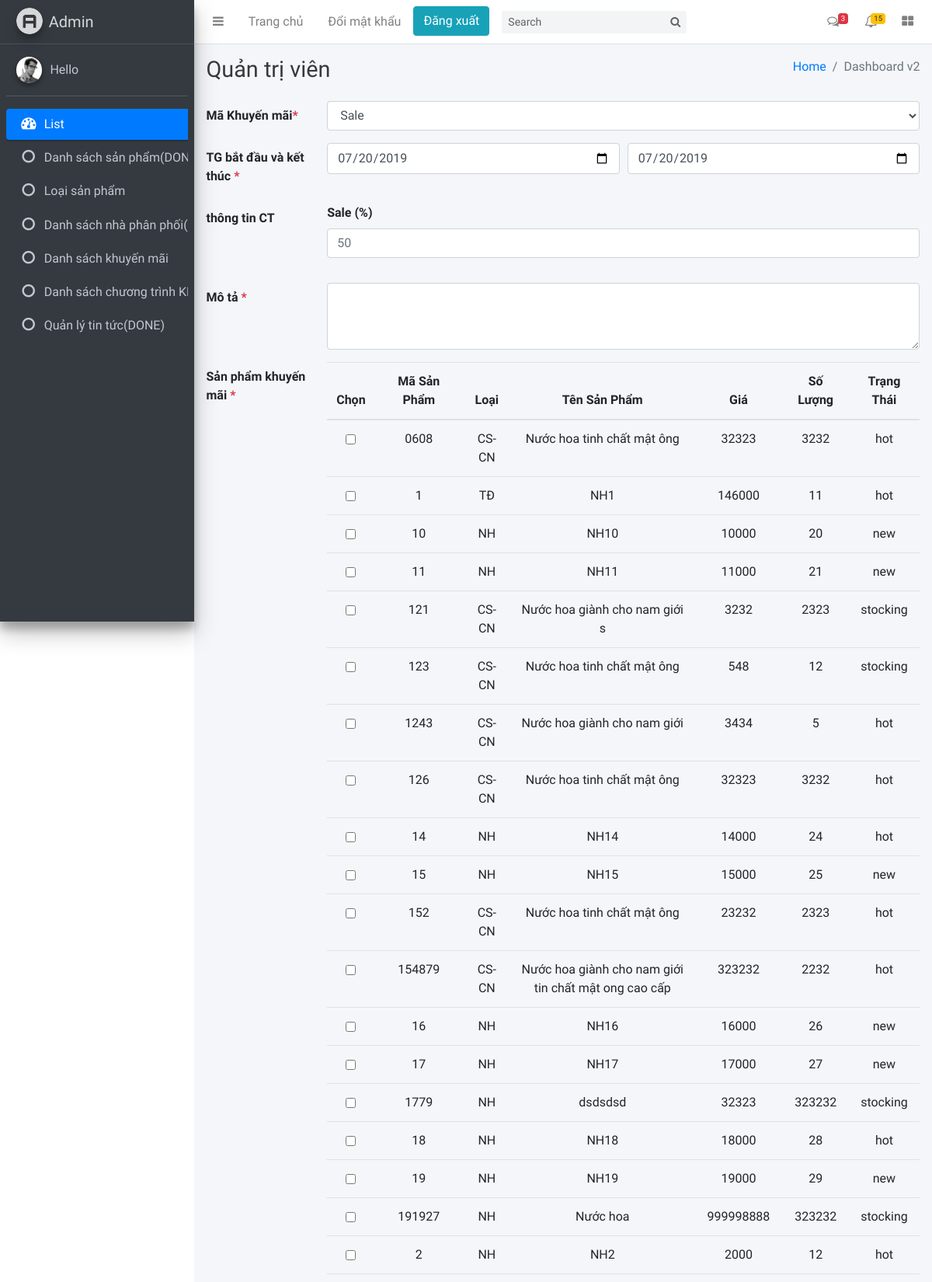
/nuochoa/admin/indexAdmin.php?page=them_ct_km (upper part), run on the app's committed database.
### tables this page shows
CREATE TABLE `sp` (
  `MaSP` varchar(25) NOT NULL,
  `Maloai` varchar(25) NOT NULL,
  `Tensp` varchar(250) NOT NULL,
  `Gia` int(11) NOT NULL,
  `Soluong` int(11) NOT NULL,
  `MaNcc` varchar(25) NOT NULL,
  `Ngaysanxuat` date NOT NULL,
  `hansudung` int(11) NOT NULL,
  `dungtich` int(11) NOT NULL,
  `MotaSP` mediumtext NOT NULL,
  `Ngaynhaphang` date NOT NULL,
  `trangthai` varchar(25) NOT NULL
);

### nuochoa/select.php (called while the page is built, shortened)
<?php
    function query_select($sql)
    {
        $table = array();
        try {
            include 'connect.php';
            $stmt = $conn->prepare($sql);
            $stmt->execute();
            $table = $stmt;
        } catch (PDOException $e) {
            echo "connection failed: " . $e->getMessage();
        }
        return $table;
    }
?>

### nuochoa/admin/Add/add-ctkm.php (the view, shortened to what this page needs)
<form id="" method="post">
    <div class="form-group row">
        <label for="inputPassword3" class="col-sm-2 col-form-label">Mã Khuyến mãi<span
                class="text-danger">*</span></label>
        <div class="col-sm-10">
            <select class="form-control" name="maKM">
                <?php
                     $tablekm = query_select("SELECT * FROM kmai");
                     $countkm = $tablekm->rowCount();
                     if ($countkm > 0) {
                     foreach ($tablekm as $rowkm) {
                     ?>
                <option value="<?php echo $rowkm['MaKm'] ?>"><?php echo $rowkm['tenkm'];?></option>
                <?php
                     }
                     }
                     else
                     {
                     echo "<h2>Hiện tại chưa có KM...</h2>";
                     }
                     ?>
            </select>
        </div>
    </div>
    <div class="form-group row">
        <label for="inputEmail3" class="col-sm-2 col-form-label">TG bắt đầu và kết thúc <span
                class="text-danger">*</span></label>
        <div class="col-sm-10">
            <div class="form-row">
                <div class="form-group col-md-6">
                    <input type="date" class="form-control" name="tgbatdau" value="<?php echo date("Y-m-d")?>">
                </div>
                <div class="form-group col-md-6">
                    <input type="date" class="form-control" name="tgketthuc" value="<?php echo date("Y-m-d")?>">
                </div>
            </div>
        </div>
    </div>
    <div class="form-group row">
        <label for="inputEmail3" class="col-sm-2 col-form-label">thông tin CT</span></label>
        <div class="col-sm-10">
            <div class="form-row">
                <div class="form-group col-md-12">
                    <label for="inputState">Sale (%)</label>
                    <input type="number" class="form-control" placeholder="50" name="htkm">
                </div>
            </div>
        </div>
    </div>
    <div class="form-group row">
        <label for="inputPassword3" class="col-sm-2 col-form-label">Mô tả <span class="text-danger">*</span></label>
        <div class="col-sm-10">
            <textarea class="form-control" id="exampleFormControlTextarea1" rows="3" name="motaCTKM"></textarea>
        </div>
    </div>
    <div class="form-group row">
        <label for="inputPassword3" class="col-sm-2 col-form-label">Sản phẩm khuyến mãi <span
                class="text-danger">*</span></label><i class="fas fa-signal-slash"></i></label>
        <div class="col-sm-10">
            <table class="table table-hover text-center">
                <thead>
                    <tr>
                        <th>Chọn</th>
                        <th>Mã Sản Phẩm</th>
                        <th>Loại</th>
                        <th>Tên Sản Phẩm</th>
                        <th>Giá</th>
                        <th>Số Lượng</th>
                        <th>Trạng Thái</th>
                    </tr>
                </thead>
                <tbody>
            <?php
            $table = query_select("SELECT * FROM sp");
            $count = $table->rowCount();
            if ($count > 0) {
                foreach ($table as $row) {
            ?>
                    <tr>
                        <td><input type="checkbox" id="subscribeNews" name="check_product[]"
                             value="<?php echo $row['MaSP']?>"></td>
                        <td><?php echo $row['MaSP'] ?></td>
                        <td><?php echo $row['Maloai'] ?></td>
                        <td><?php echo $row['Tensp'] ?></td>
                        <td><?php echo $row['Gia'] ?></td>
                        <td><?php echo $row['Soluong'] ?></td>
                        <td><?php echo $row['trangthai'] ?></td>
                    </tr>
                    <?php
                }
            }
            else
            {
                echo "<h2>Hiện tại chưa có sản phẩm...</h2>";
            }
        ?>
                </tbody>
            </table>
        </div>
    </div>
</form>

### nuochoa/assets/scss/main.css (style rules this page uses)
html, body, div, span, object, iframe, h1, h2, h3, h4, h5, h6, p, blockquote, pre, abbr, address, cite, code, del, dfn, em, img, ins, kbd, q, samp, small, strong, sub, sup, var, b, i, dl, dt, dd, ol, ul, li, fieldset, form, label, legend, table, caption, tbody, tfoot, thead, tr, th, td, article, aside, canvas, details, figcaption, figure, footer, header, hgroup, menu, nav, section, summary, time, mark, audio, video { margin: 0; padding: 0; border: 0; outline: 0; font-size: 100%; vertical-align: baseline; background: transparent; box-sizing: border-box; -moz-box-sizing: border-box; -webkit-box-sizing: border-box; }
body { font: 15px/1 poppins-regular, Arial, Helvetica, sans-serif; }
table { border-collapse: collapse; border-spacing: 0; }
input, select { vertical-align: middle; }

### data on the page
sp: MaSP "0608", Maloai "CS-CN", Tensp "Nước hoa tinh chất mật ông", Gia "32323", Soluong "3232", trangthai "hot"
sp: MaSP "1", Maloai "TĐ", Tensp "NH1", Gia "146000", Soluong "11", trangthai "hot"
sp: MaSP "10", Maloai "NH", Tensp "NH10", Gia "10000", Soluong "20", trangthai "new"
sp: MaSP "11", Maloai "NH", Tensp "NH11", Gia "11000", Soluong "21", trangthai "new"
sp: MaSP "121", Maloai "CS-CN", Tensp "Nước hoa giành cho nam giới s", Gia "3232", Soluong "2323", trangthai "stocking"
sp: MaSP "123", Maloai "CS-CN", Tensp "Nước hoa tinh chất mật ông", Gia "548", Soluong "12", trangthai "stocking"
sp: MaSP "1243", Maloai "CS-CN", Tensp "Nước hoa giành cho nam giới", Gia "3434", Soluong "5", trangthai "hot"
sp: MaSP "126", Maloai "CS-CN", Tensp "Nước hoa tinh chất mật ông", Gia "32323", Soluong "3232", trangthai "hot"
sp: MaSP "14", Maloai "NH", Tensp "NH14", Gia "14000", Soluong "24", trangthai "hot"
sp: MaSP "15", Maloai "NH", Tensp "NH15", Gia "15000", Soluong "25", trangthai "new"
sp: MaSP "152", Maloai "CS-CN", Tensp "Nước hoa tinh chất mật ông", Gia "23232", Soluong "2323", trangthai "hot"
sp: MaSP "154879", Maloai "CS-CN", Tensp "Nước hoa giành cho nam giới tin chất mật ong cao cấp", Gia "323232", Soluong "2232", trangthai "hot"
sp: MaSP "16", Maloai "NH", Tensp "NH16", Gia "16000", Soluong "26", trangthai "new"
sp: MaSP "17", Maloai "NH", Tensp "NH17", Gia "17000", Soluong "27", trangthai "new"
sp: MaSP "1779", Maloai "NH", Tensp "dsdsdsd", Gia "32323", Soluong "323232", trangthai "stocking"
sp: MaSP "18", Maloai "NH", Tensp "NH18", Gia "18000", Soluong "28", trangthai "hot"
sp: MaSP "19", Maloai "NH", Tensp "NH19", Gia "19000", Soluong "29", trangthai "new"
sp: MaSP "191927", Maloai "NH", Tensp "Nước hoa", Gia "999998888", Soluong "323232", trangthai "stocking"
sp: MaSP "2", Maloai "NH", Tensp "NH2", Gia "2000", Soluong "12", trangthai "hot"

### other printed values
form field maKM "Sale"
